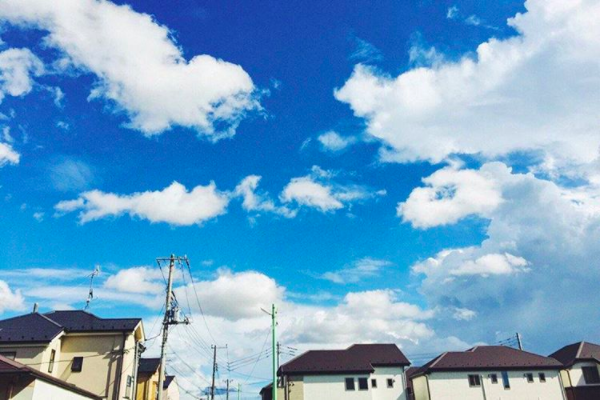
#> input picture blue.png, 600 x 400 px
$ python blurGaussian02.py
#> lines starting #> are read from the running program, lines starting #| are printed output that depends on the picture; after the words box and inside, x2 and y2 are one past the last pixel; in counts of white or black regions, pixels touching at a corner belong together
#!/usr/bin/python
# -*- coding: utf-8 -*-
from matplotlib import pyplot as plt
import numpy as np
import cv2

img = cv2.imread('../blue.png')
#> img is the input picture: shape (400, 600, 3); mean B, G, R 201.1, 162.2, 109.7

blur01 = cv2.GaussianBlur(img,(11,11),0)
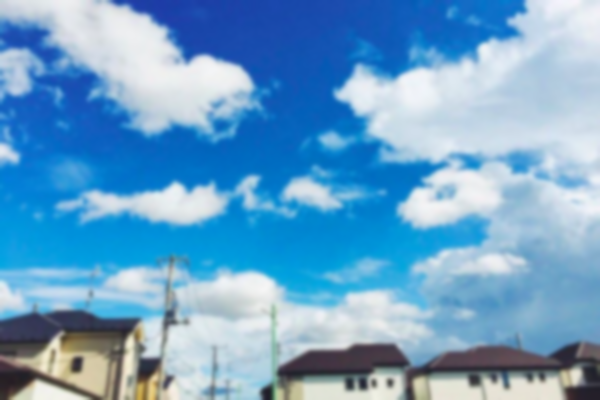
#> blur01: shape (400, 600, 3); mean B, G, R 201.1, 162.2, 109.7
blur02 = cv2.GaussianBlur(img,(41,41),0)
blur03 = cv2.GaussianBlur(img,(61,61),0)
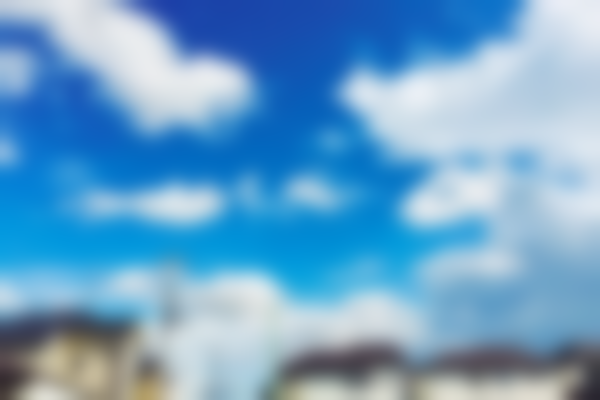
#> blur03: shape (400, 600, 3); mean B, G, R 201.1, 162.2, 109.7

gray00 = cv2.cvtColor(img,cv2.COLOR_RGB2GRAY)
gray01 = cv2.cvtColor(blur01,cv2.COLOR_RGB2GRAY)
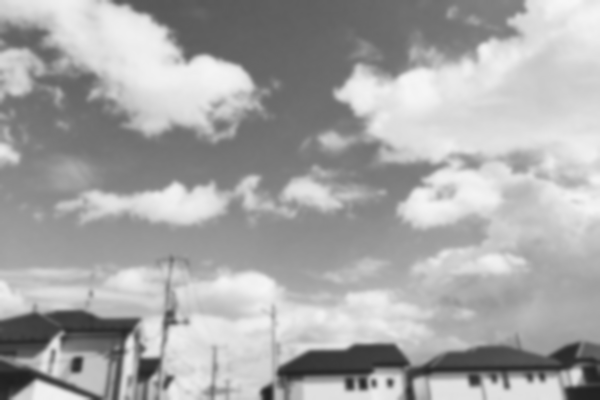
#> gray01: shape (400, 600); min 32, max 246, mean 167.8
gray02 = cv2.cvtColor(blur02,cv2.COLOR_RGB2GRAY)
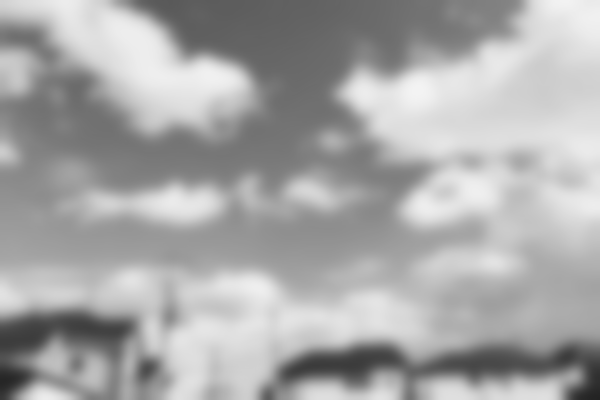
#> gray02: shape (400, 600); min 35, max 243, mean 167.8
gray03 = cv2.cvtColor(blur03,cv2.COLOR_RGB2GRAY)

ret,thresh = cv2.threshold(gray00,127,255,cv2.THRESH_BINARY)
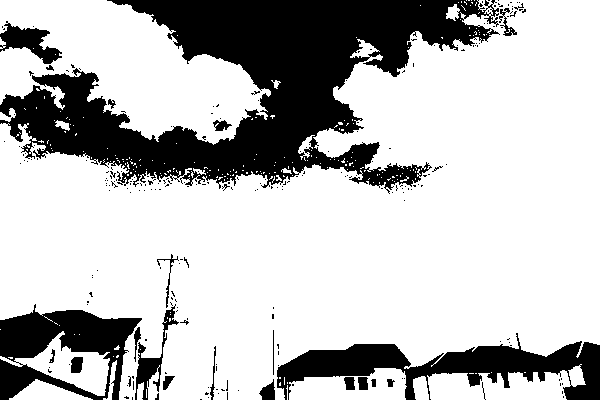
#> thresh: shape (400, 600); 74.1% white; 238 black regions (216 under 20 px), largest, box (x1, y1, x2, y2) and area: (0, 0, 500, 194) 41985, (277, 333, 600, 400) 8929, (0, 304, 142, 400) 6840
ret,thresh1 = cv2.threshold(gray01,127,255,cv2.THRESH_BINARY)
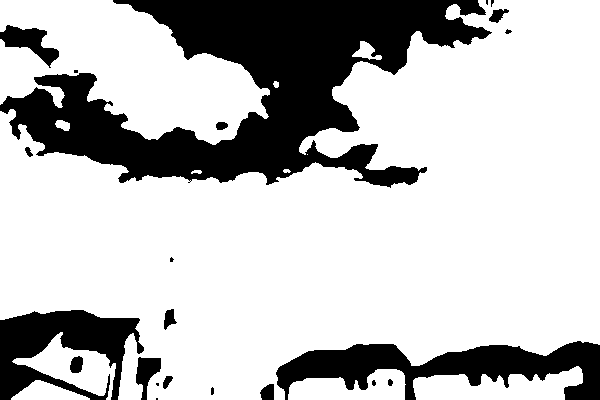
#> thresh1: shape (400, 600); 75% white; 22 black regions (7 under 20 px), largest, box (x1, y1, x2, y2) and area: (0, 0, 492, 188) 40749, (276, 341, 600, 400) 9567, (0, 310, 144, 400) 6939
ret,thresh2 = cv2.threshold(gray02,127,255,cv2.THRESH_BINARY)
#> thresh2: shape (400, 600); 77.9% white; 10 black regions (1 under 20 px), largest, box (x1, y1, x2, y2) and area: (7, 0, 472, 177) 35070, (261, 341, 600, 400) 9724, (0, 310, 136, 400) 6076
ret,thresh3 = cv2.threshold(gray03,127,255,cv2.THRESH_BINARY)
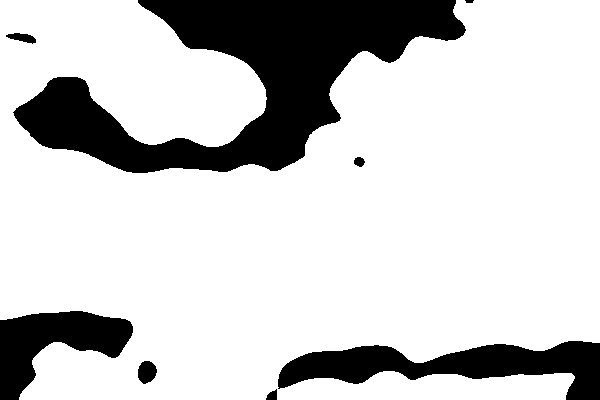
#> thresh3: shape (400, 600); 79.7% white; 8 black regions, largest, box (x1, y1, x2, y2) and area: (13, 0, 466, 173) 32705, (278, 341, 600, 400) 9303, (0, 311, 133, 400) 6018

plt.subplot(221),plt.imshow(thresh)
plt.subplot(222),plt.imshow(thresh1)
plt.subplot(223),plt.imshow(thresh2)
plt.subplot(224),plt.imshow(thresh3)

plt.show()

$ run again, with sample.png copied over blue.png
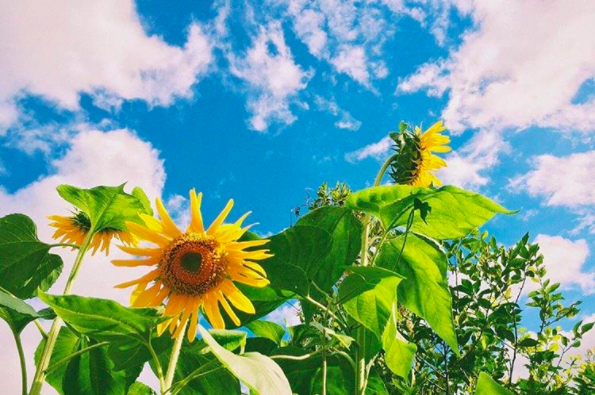
#> input picture sample.png, 595 x 395 px
#> img is the input picture: shape (395, 595, 3); mean B, G, R 140.8, 163.2, 121.7
#> `ret,thresh = cv2.threshold(gray00,127,255,cv2.THRESH_BINARY)`:
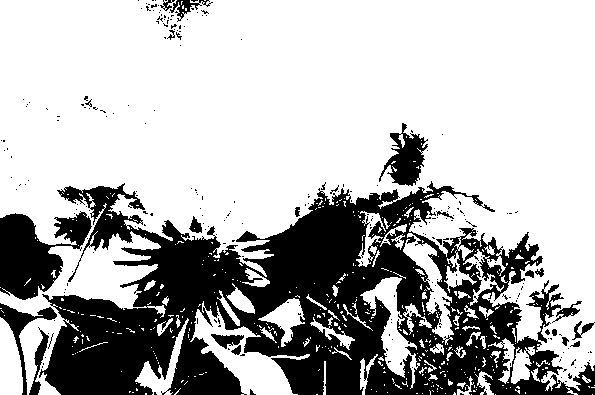
#> thresh: shape (395, 595); 70.4% white; 256 black regions (233 under 20 px), largest, box (x1, y1, x2, y2) and area: (39, 181, 595, 395) 59964, (0, 211, 92, 300) 4627, (379, 123, 428, 186) 1457
#> thresh1: shape (395, 595); 69.9% white; 27 black regions (7 under 20 px), largest, box (x1, y1, x2, y2) and area: (0, 185, 570, 395) 62984, (0, 214, 62, 300) 3775, (385, 132, 427, 186) 1475
#> thresh2: shape (395, 595); 68.8% white; 5 black regions, box (x1, y1, x2, y2) and area: (45, 134, 595, 395) 66398, (0, 216, 59, 331) 4363, (64, 191, 131, 243) 2210, (538, 296, 554, 315) 236, (174, 0, 185, 5) 43
#> `ret,thresh3 = cv2.threshold(gray03,127,255,cv2.THRESH_BINARY)`:
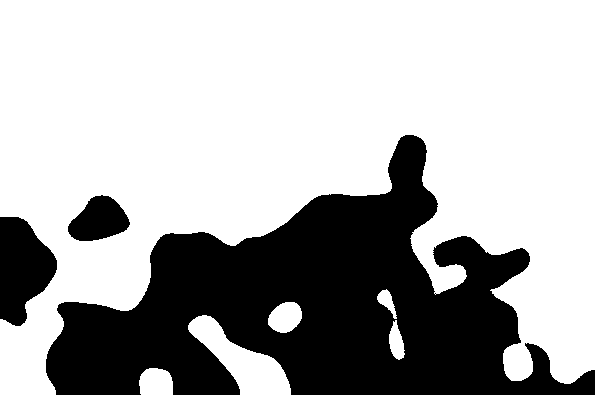
#> thresh3: shape (395, 595); 68.6% white; 3 black regions, box (x1, y1, x2, y2) and area: (46, 135, 595, 395) 67679, (0, 217, 57, 326) 4271, (68, 195, 130, 241) 1918
